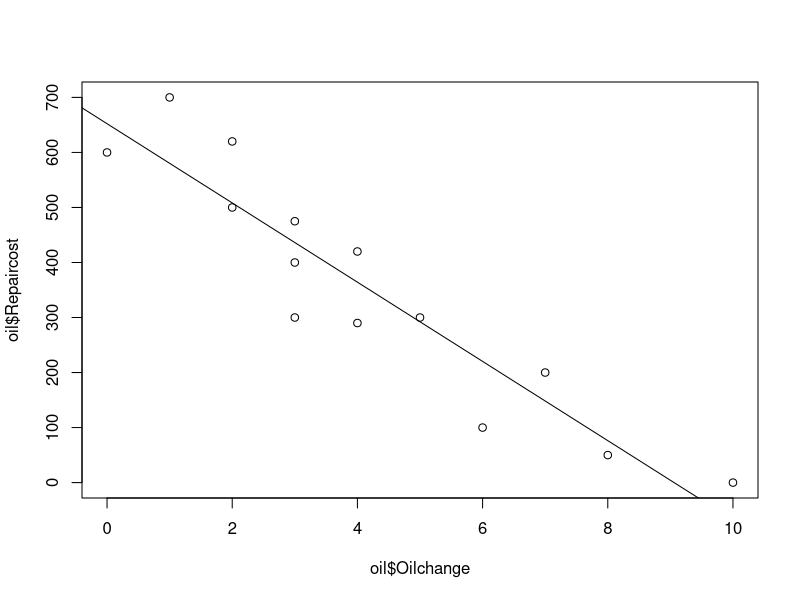

Generate this figure with R: (Note: this script raises an error after producing the figure.)
### Example of a Linear Model ###

# Fleet Vehicle oil changes
Oilchange <- c(3, 5, 2, 3, 1, 4, 6, 4, 3, 2, 0, 10, 7, 8)
Repaircost <- c(300, 300, 500, 400, 700, 420, 100, 290, 475, 620, 600, 0, 200, 50)

oil <- data.frame(Oilchange, Repaircost)
View(oil)

model <- lm(formula = Repaircost ~ Oilchange, data=oil)
model
summary(model)

plot(oil$Oilchange, oil$Repaircost)
abline(model)

ggplot(oil, aes(x=Oilchange, y=Repaircost)) +
    geom_point()+
    stat_smooth(method='lm', col="red")